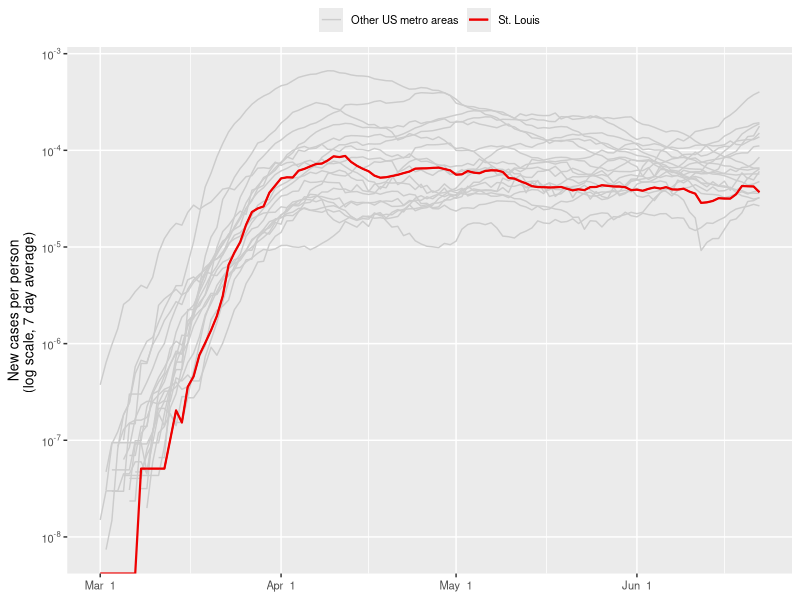
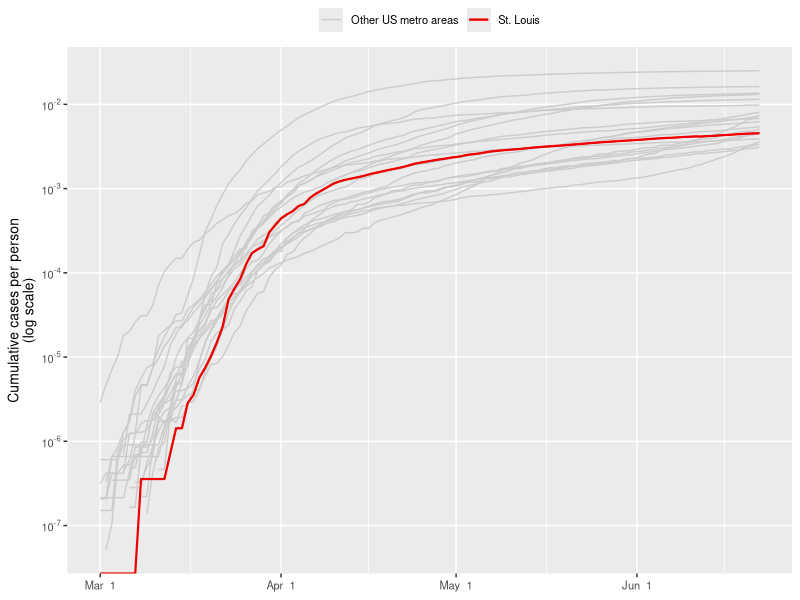
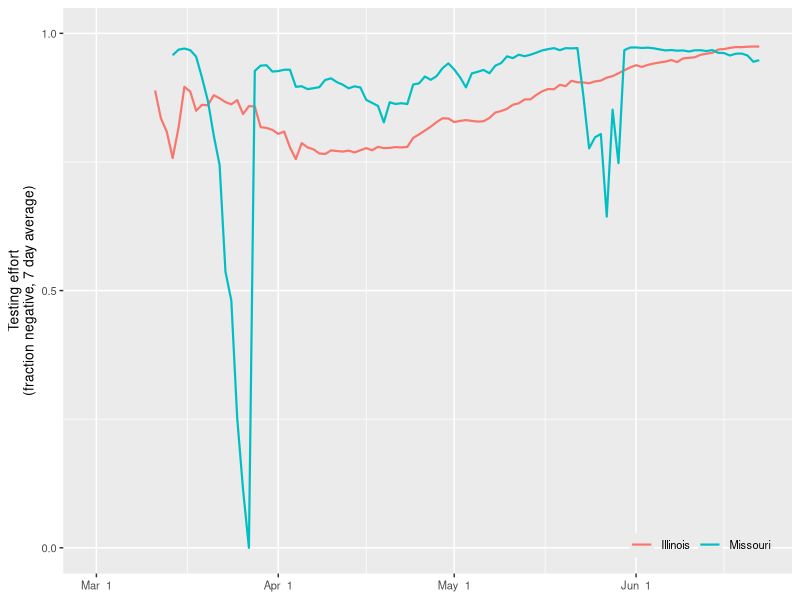
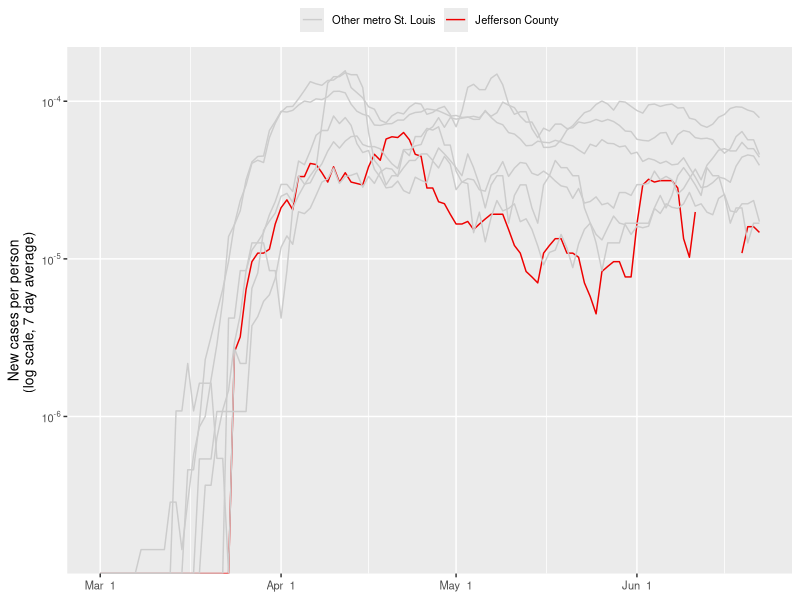
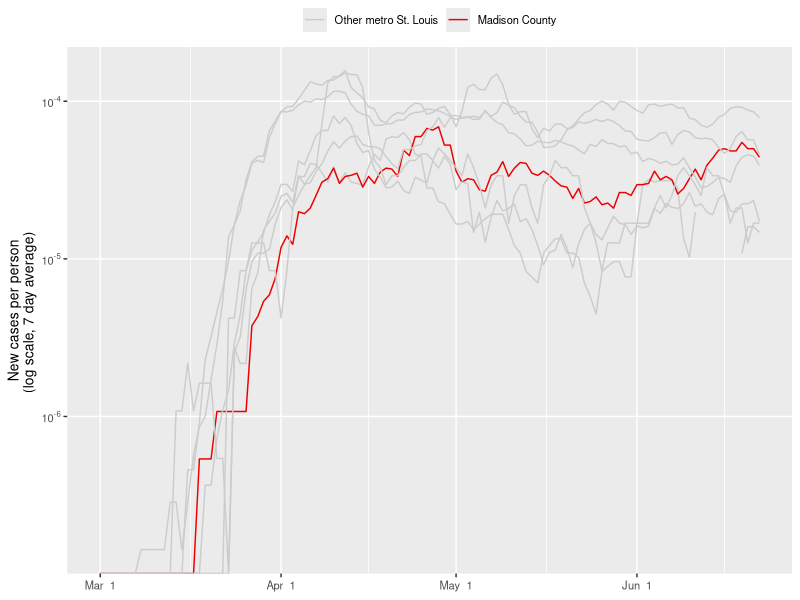
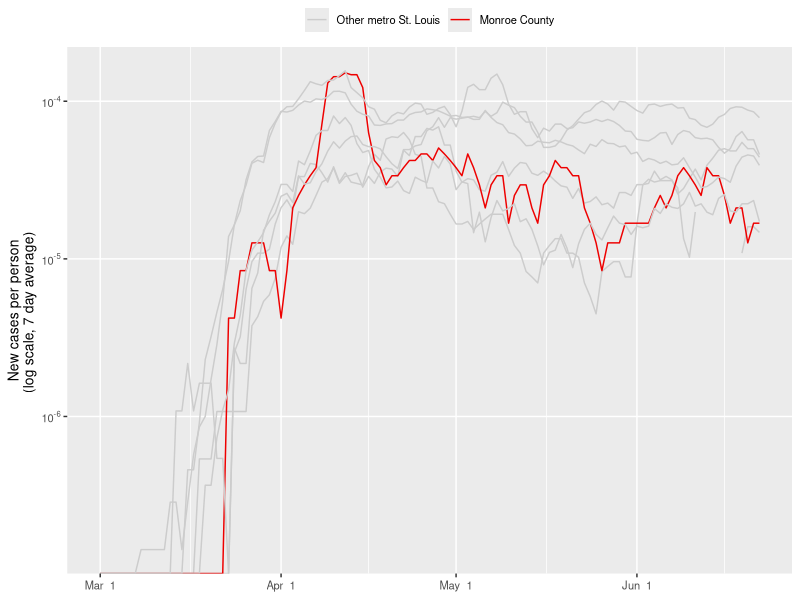
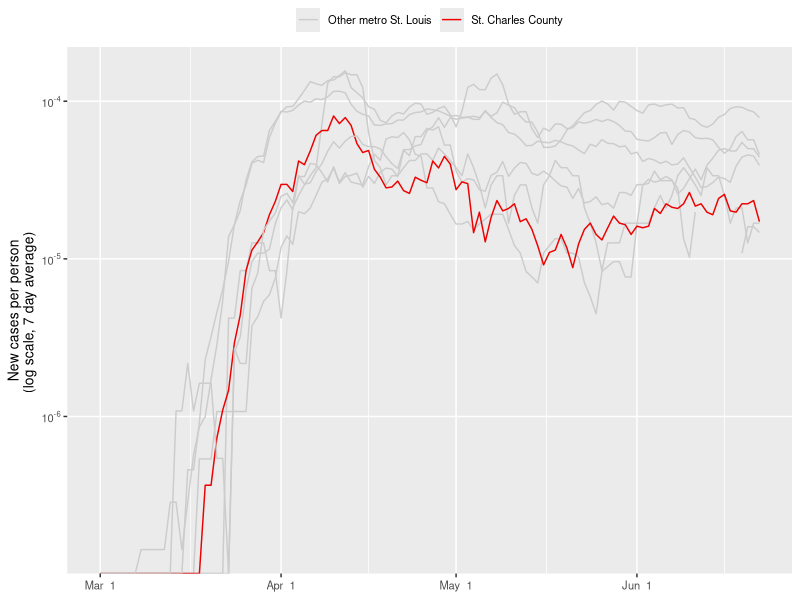
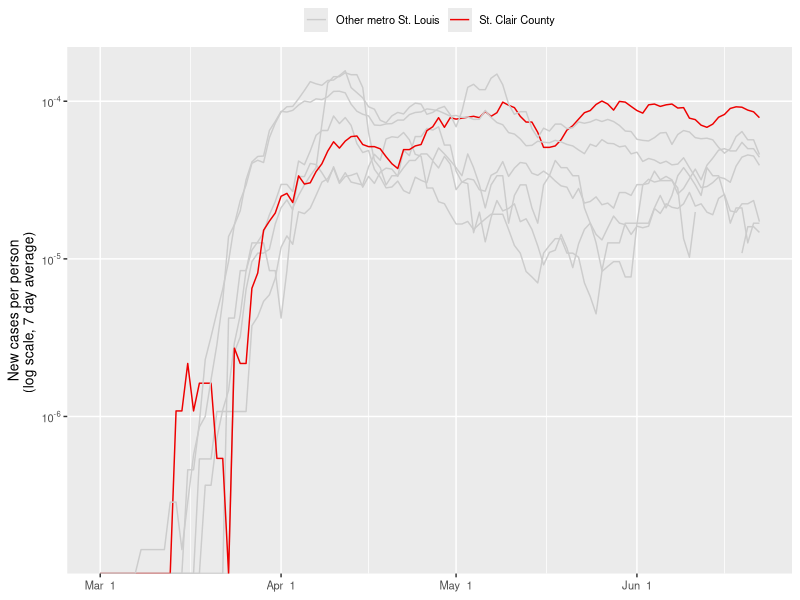

Reproduce these figures in R, in order. (Note: this script raises an error after producing the figures.)
# TO DO: 
# - better testing effort measure
# - red lines in front of grey lines

# Dependencies
library("readr")
library("dplyr")
library("tidyr")
library("lubridate")
library("stringr")
library("ggplot2")
library("rmarkdown")

# Load data
data_cases   <- read_csv("data/data-cases.csv")
data_testing <- read_csv("data/data-testing.csv")

# Find population sizes
data_population <- data_cases %>%
	filter(!is.na(CBSA_title)) %>%
	select(CBSA_code, CBSA_title, population) %>%
	group_by(CBSA_code, CBSA_title) %>%
	summarize(population = sum(population)) 

# Select largest 20 statistical areas
data_population <- data_population %>%
	arrange(desc(population)) %>%
	ungroup() %>%
	slice_head(n = 20)
# data_population  # Includes St Louis (CBSA_code == 41180)
CBSA_st_louis <- 41180

# Find new cases
avg_period <- 7  # How many days to average over
data_metros <- data_cases %>% 
	filter(CBSA_code %in% unique(data_population$CBSA_code)) %>%
	pivot_longer(cols = contains("-"), names_to = "date", values_to = "cases") %>%
	group_by(CBSA_code, date) %>%
	summarize(cases = sum(cases, na.rm = TRUE)) %>%
	left_join(data_population) %>%
	mutate(date = ymd(date)) %>%
	arrange(date, .by_group = TRUE) %>%
	mutate(
		new_cases = (cases - lag(cases, n = avg_period)) / avg_period, 
		cases_per_capita = cases / population, 
		new_cases_per_capita = new_cases / population, 
		focus_area = if_else(CBSA_code == CBSA_st_louis, "St. Louis", "Other US metro areas")
	)
data_counties <- data_cases %>%
	filter((CBSA_code == CBSA_st_louis) & (central_or_outlying_county == "Central")) %>%
	select(FIPS, county, population, contains("-")) %>%
	pivot_longer(cols = contains("-"), names_to = "date", values_to = "cases") %>%
	mutate(date = ymd(date)) %>%
	group_by(county) %>%
	arrange(date, .by_group = TRUE) %>%
	mutate(
		new_cases = (cases - lag(cases, n = avg_period)) / avg_period, 
		cases_per_capita = cases / population, 
		new_cases_per_capita = new_cases / population, 
		focus_area = "Other metro St. Louis"
	)

# Find testing effort
data_testing <- data_testing %>%
	filter(state %in% c("Missouri", "Illinois")) %>%
	group_by(state_abbrev) %>%
	arrange(date, .by_group = TRUE) %>%
	mutate(
		positive_new  = positive - lag(positive, n = avg_period), 
		total_new     = total - lag(total, n = avg_period), 
		rate_positive = positive_new / total_new, 
		rate_negative = 1 - rate_positive
	) %>%
	filter(!is.na(rate_positive))

# Define shared plot elements
my_theme <- theme(
	text = element_text(size = 10), 
	axis.title.x = element_blank(), 
	legend.title = element_blank(), 
	legend.margin = margin(0, 0, 0, 0, "in"), 
	# plot.caption = element_text(hjust = 0)
)
make_log_labels <- function(x) {
	if (x == 1) { 
		as.expression(1) 
	} else {
		as.expression(bquote(10^.(log10(x))))
		# as.expression(bquote(paste(" "[10], .(log10(x)))))
	}
}
plot_base <- ggplot() + 
	# geom_line(size = 0.5) + 
	scale_x_date(limits = c(ymd("2020-03-01"), NA), date_labels = "%b %e") + 
	scale_y_log10(
		breaks = 10^c(-9:0), minor_breaks = 10^c(-9:0), 
		labels = sapply(10^c(-9:0), make_log_labels)
	) + 
	my_theme 


# Plot new cases (total metro)
plot_new_cases <- plot_base %+% 
	subset(data_metros, new_cases_per_capita > 0) + 
	aes(x = date, y = new_cases_per_capita, group = CBSA_code, color = focus_area) + 
	geom_line(size = 0.5) + 
	geom_line(data = subset(data_metros, CBSA_code == CBSA_st_louis), size = 0.75) + 
	scale_color_manual(values = c(grey(0.8), "red2")) +
	labs(y = paste0("New cases per person\n(log scale, ", avg_period, " day average) ")) + 
	theme(legend.position = "top")
ggsave("docs/images/STL-new-cases.png", width = 5, height = 3)

# Plot cumulative cases
plot_cumulative_cases <- plot_base %+% 
	subset(data_metros, cases_per_capita > 0) + 
	aes(x = date, y = cases_per_capita, group = CBSA_title, color = focus_area) + 
	# geom_rect(
		# xmin = ymd("2020-03-01"), xmax = ymd(max(data_metros$date)), 
		# ymin = 1e-3, ymax = 1e-2, 
		# alpha = 0.5, color = "black"
	# ) + 
	geom_line(size = 0.5) + 
	geom_line(data = subset(data_metros, CBSA_code == CBSA_st_louis), size = 0.75) + 
	scale_color_manual(values = c(grey(0.8), "red2")) +
	labs(y = "Cumulative cases per person\n(log scale)") + 
	theme(legend.position = "top")
ggsave("docs/images/STL-cumulative.png", width = 5, height = 3)

# Plot testing effort
plot_testing <- ggplot() %+% 
	data_testing + 
	aes(x = date, y = rate_negative, color = state) + 
	geom_line(size = 0.75) + 
	scale_x_date(limits = c(ymd("2020-03-01"), NA), date_labels = "%b %e") + 
	scale_y_continuous(limits = c(0, 1), breaks = seq(0, 1, by = 0.5)) + 
	labs(y = paste("Testing effort\n(fraction negative,", avg_period, "day average)")) + 
	my_theme + theme(
		legend.title = element_blank(), 
		legend.position = c(0.97, 0.03), 
		legend.justification = c(1, 0), 
		legend.background = element_blank(), 
		legend.direction = "horizontal"
	)
ggsave("docs/images/STL-testing.png", width = 5, height = 3)

# Plot new cases (STL counties)
plot_counties_base <- plot_base +
	aes(x = date, y = new_cases_per_capita, group = county, color = focus_area) + 
	geom_line(size = 0.5) +
	scale_color_manual(values = c(grey(0.8), "red2")) +
	labs(y = paste0("New cases per person\n(log scale, ", avg_period, " day average) ")) + 
	theme(legend.position = "top")
for (selected_county in unique(data_counties$county)) {
	cat(selected_county,  "... \n")
	data_for_plot <- data_counties %>% 
		mutate(focus_area = if_else(county == selected_county, county, focus_area))
	data_for_plot$focus_area <- relevel(factor(data_for_plot$focus_area), ref = "Other metro St. Louis")
	plot_county <- plot_counties_base %+% data_for_plot
	ggsave(
		paste0("docs/images/STL-", str_replace_all(selected_county, " ", "-"), ".png"), 
		width = 5, height = 3
	)
}

# Update web report
rmarkdown::render("docs/index.Rmd", quiet = TRUE)

# if (dev.cur() < 2) {dev.new(width = 5, height = 3)}
# plot(plot_new_cases)

# Clean up
# rm(data_cases, data_population, data_metro, avg_period)
# rm(my_theme, make_log_labels, plot_base, plot_cumulative_cases, plot_new_cases, plot_combined)
